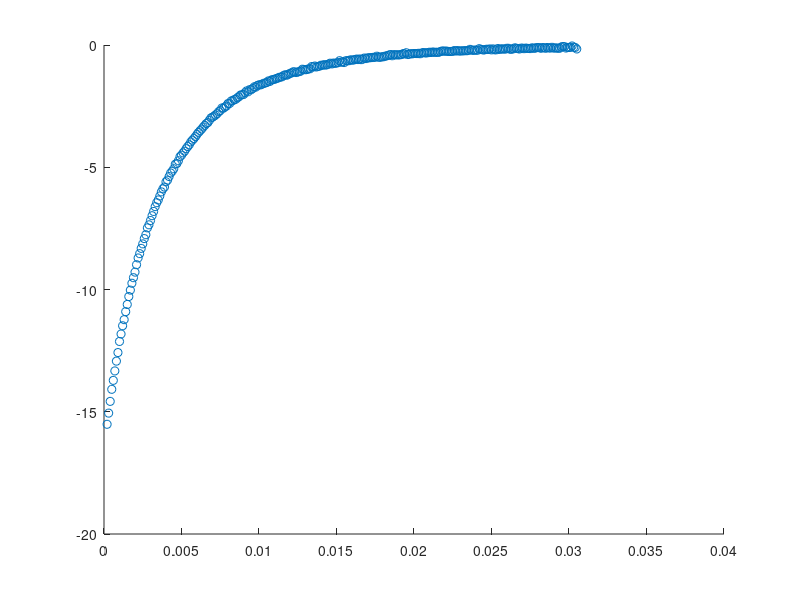

The MATLAB script that drew this image: (Note: this script raises an error after producing the figure.)
clc, clear, close, figure;

%% F
load('Fs.mat')

data_y = Fs;
data_x = z_pos;
to_x = z_pos(end);


n = size(data_x, 1);

% subplot(1, 1, 1)
% plot(data_x, [data_y, avg])
scatter(data_x, data_y)
hold on
f = fit(data_x, data_y, 'poly3')
fplot(f, [0, to_x])
hold off
% legend('poly4', 'exp1', 'exp2', 'Location', 'southeast')




